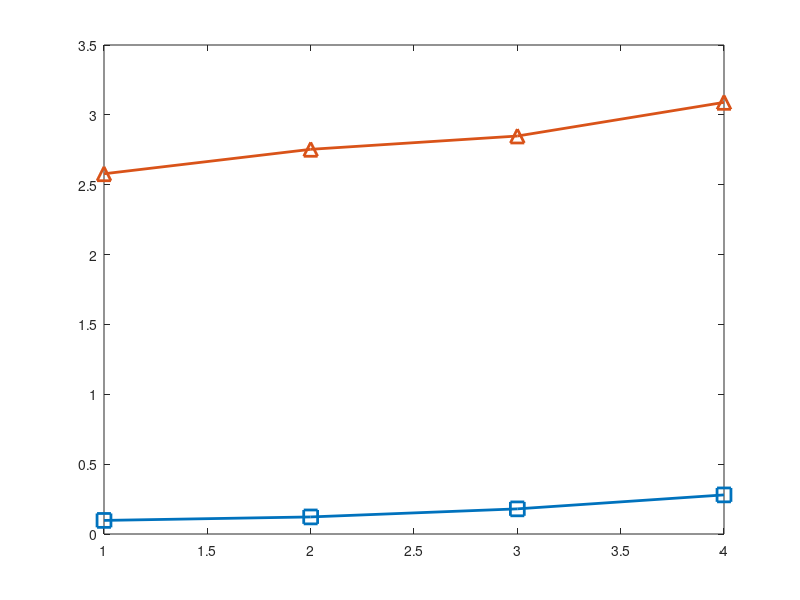

Recreate this plot in MATLAB. (Note: this script raises an error after producing the figure.)
close all;
clear
addpath('functions','images','results');

filename={'barbara256.bmp','baboon256.bmp','couple256.bmp','pepper256.bmp',...
    'lena512.bmp','cameraman512.bmp','street512.bmp'};

noises=0.3:0.2:0.9;
bh=8;bw=8;

%%%%%%%%%%PSD parameters%%%%%%%%%%%%%%
beta=0.001;
fun=@(x) 1./(x.^2+eps);%exp(-200*x);%
%%%%%%%%%%padmm parameters%%%%%%%%%%%%%%
Amap = @(X)X;
Atmap = @(X)X;
LargestEig = 1;
p = 2;
lambda = 0.8;
acc = 1/255;
penalty_ratio = 10;

warning('off','all');
implement=0;  % 0---load the results; 1---run code
if implement
    for i=1:numel(filename)
        img_gray = imread(filename{i});
        [m,n]=size(img_gray);
        statics_TSM=[];
        statics_PDA=[];
        statics_PADMM=[];
        statics_PSD=[];
        for j=1:numel(noises)
            t_PSD=[];
            t_TSM=[];
            t_PDA=[];
            t_PADMM=[];
            for t=1:5
                I = imnoise(img_gray,'salt & pepper',noises(j));
                
                tstart=tic;
                img_RAMF=RAMF(I,21);
                
                Mask=(img_RAMF~=I) &...
                    (I==0 | I==255);
                mask=~Mask;
                t_AMF=toc(tstart);
                %%%%%%%%%2 stage %%%%%%%%%%%%%%%%%%%%%%%%%%%%%%%
                tstart=tic;
                img_TSM=uint8(255*twostage(I,mask,500));
                t_TSM=[t_TSM;toc(tstart)];
                %%%%%%%%L0TVPDA %%%%%%%%%%%%%%%%%%%%%%%%%%%%%%%
                tstart=tic;
                img_PDA=uint8(255*L0TVPDA(double(img_RAMF),mask,1.4));
                t_PDA=[t_PDA;toc(tstart)+t_AMF];
                %%%%%%%%%%padmm%%%%%%%%%%%%%%
                tstart=tic;
                img_padmm = l0tv_padmm_color(double(img_RAMF)/255,mask,Amap,...
                    Atmap,p,lambda,LargestEig,acc,penalty_ratio);
                img_padmm=uint8(255*img_padmm);
                t_PADMM=[t_PADMM;toc(tstart)+t_AMF];
                %%%%%%%%%%%OURS%%%%%%%%%%%%%%%
                tstart=tic;
                emask=expandimg(mask,bh/2,bw/2);
                img=expandimg(img_RAMF,bh/2,bw/2);
                img_PSD=denoise(img,emask,bh,bw,beta,0.1,2500,fun);
                img_PSD=uint8(smblock(img_PSD,mask,bh,bw));
                t_PSD=[t_PSD;toc(tstart)+t_AMF];
                %%%%%%%%%%%%%%%%%%%%%%%%%%%%%%%%%%%%%%%%%
            end
            cputime{i,j}=[t_TSM,t_PDA,t_PADMM,t_PSD];
        end
    end
    
    save('results\cputime.mat','cputime');
else
    load('cputime.mat');
end

%%%%%%%%%%%%%%%%%%%%cputime vs noise level for 256%%%%%%%%%
meantime=[];
errs=[];
for j=1:numel(noises)
      aa=cputime{1,j};
      meantime=[meantime;mean(aa)];
      errs=[errs;std(aa)];
end
figure;
plot(1:4,meantime(:,1),'-s','LineWidth',2,'MarkerSize',10);
hold on;
plot(1:4,meantime(:,2),'-^','LineWidth',2,'MarkerSize',10);
plot(1:4,meantime(:,3),'-V','LineWidth',2,'MarkerSize',10);
plot(1:4,meantime(:,4),'-o','LineWidth',2,'MarkerSize',10);
xlabel('Noise level');
ylabel('CPU time (senconds)');
% legend({'TSM','PDA','PADMM','OURS'},'Location','northwest','NumColumns',4);
xticks(1:4);
xticklabels({'30%','50%','70%','90%'});
ax=gca;
ax.FontName='Times New Roman';
ax.FontSize = 20;
meantime(4,:)
errs(4,:)
print('-f1','cputime1','-djpeg');
%%%%%%%%%%%%%%%%%%%%cputime vs noise level for 512%%%%%%%%%
meantime=[];
errs=[];
for j=1:numel(noises)
      aa=cputime{5,j};
      meantime=[meantime;mean(aa)];
      errs=[errs;std(aa)];
end
figure;
plot(1:4,meantime(:,1),'-s','LineWidth',2,'MarkerSize',10);
hold on;
plot(1:4,meantime(:,2),'-^','LineWidth',2,'MarkerSize',10);
plot(1:4,meantime(:,3),'-V','LineWidth',2,'MarkerSize',10);
plot(1:4,meantime(:,4),'-o','LineWidth',2,'MarkerSize',10);
xlabel('Noise level');
ylabel('CPU time (senconds)');
% legend({'TSM','PDA','PADMM','OURS'},'Location','northwest','NumColumns',4);
xticks(1:4);
xticklabels({'30%','50%','70%','90%'});
ax=gca;
ax.FontName='Times New Roman';
ax.FontSize = 20;
print('-f2','cputime2','-djpeg');
meantime(4,:)
errs(4,:)
%%%%%%%%%%%%%%%%%%%%cputime vs test images for 256%%%%%%%%%
meantime=[];
for i=1:4
      aa=cputime{i,4};
      meantime=[meantime;mean(aa)];
end
figure;
plot(1:4,meantime(:,1),'-s','LineWidth',2,'MarkerSize',10);
hold on;
plot(1:4,meantime(:,2),'-^','LineWidth',2,'MarkerSize',10);
plot(1:4,meantime(:,3),'-V','LineWidth',2,'MarkerSize',10);
plot(1:4,meantime(:,4),'-o','LineWidth',2,'MarkerSize',10);
%xlabel('Noise level');
ylabel('CPU time (senconds)');
% legend({'TSM','PDA','PADMM','OURS'},'Location','northwest','NumColumns',4);
xticks(1:4);
xticklabels({'Barbara','Baboon','Couple','Pepper'});
axis([1 4 0 5]);
ax=gca;
ax.FontName='Times New Roman';
ax.FontSize = 20;
print('-f3','cputime3','-djpeg');

%%%%%%%%%%%%%%%%%%%%cputime vs test images for 512%%%%%%%%%
meantime=[];
for i=5:7
      aa=cputime{i,4};
      meantime=[meantime;mean(aa)];
end
figure;
plot(1:3,meantime(:,1),'-s','LineWidth',2,'MarkerSize',10);
hold on;
plot(1:3,meantime(:,2),'-^','LineWidth',2,'MarkerSize',10);
plot(1:3,meantime(:,3),'-V','LineWidth',2,'MarkerSize',10);
plot(1:3,meantime(:,4),'-o','LineWidth',2,'MarkerSize',10);
%xlabel('Noise level');
ylabel('CPU time (senconds)');
% legend({'TSM','PDA','PADMM','OURS'},'Location','northwest','NumColumns',4);
xticks(1:4);
xticklabels({'Lena','Cameraman','Street'});
axis([1 3 0 22]);
ax=gca;
ax.FontName='Times New Roman';
ax.FontSize = 20;
print('-f4','cputime4','-djpeg');

